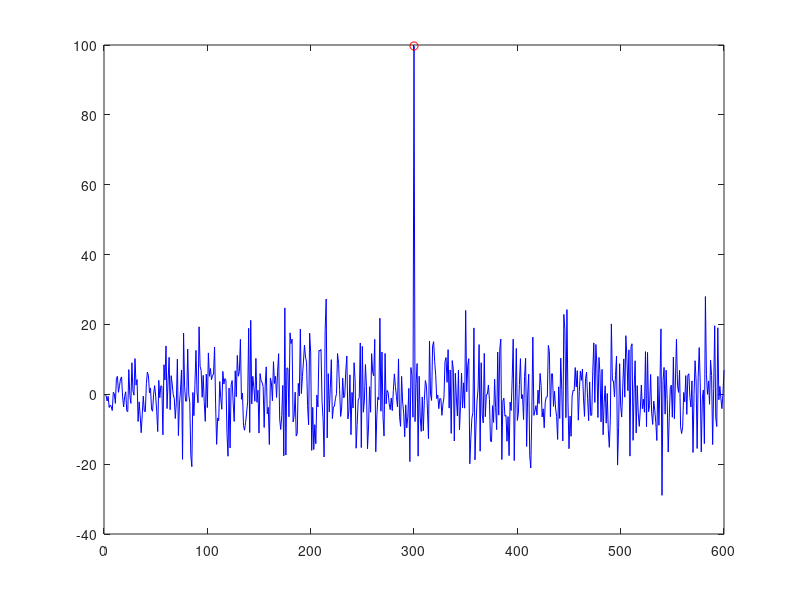

The MATLAB script that drew this image:


% A template is given
temp = randn(100,1);

% Create a matched filter based on the template
b = flipud(temp(:));

% For testing the matched filter, create a random signal which
% contains a match for the template at some time index
x = [randn(200,1); temp(:); randn(300,1)];
n = 1:length(x);

% Process the signal with the matched filter
y = filter(b,1,x);

% Set a detection threshold (exmaple used is 90% of template)
thresh = 0.9

% Compute normalizing factor
u = temp.'*temp;

% Find matches
matches = n(y>thresh*u);

% Plot the results
plot(n,y,'b', n(matches), y(matches), 'ro');

% Print the results to the console
display(matches);